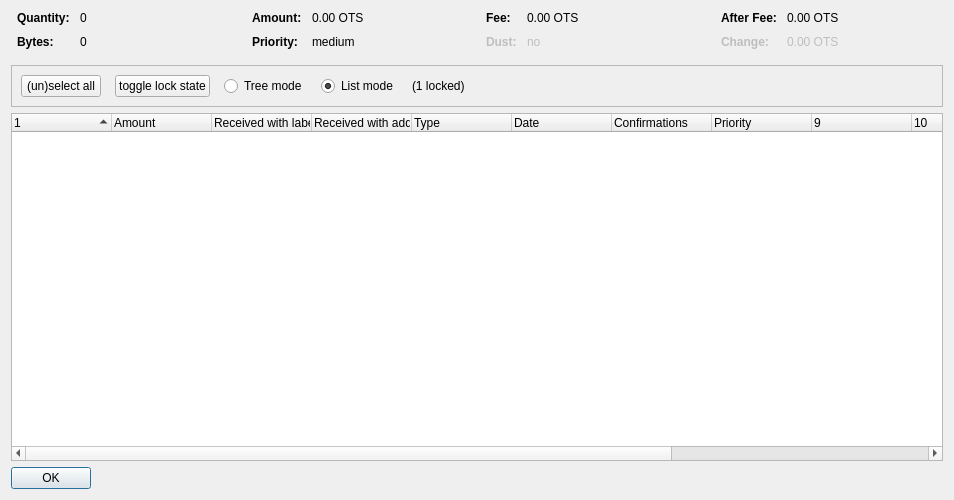
<?xml version="1.0" encoding="UTF-8"?>
<ui version="4.0">
 <class>CoinControlDialog</class>
 <widget class="QDialog" name="CoinControlDialog">
  <property name="geometry">
   <rect>
    <x>0</x>
    <y>0</y>
    <width>954</width>
    <height>500</height>
   </rect>
  </property>
  <property name="windowTitle">
   <string>Coin Selection</string>
  </property>
  <layout class="QVBoxLayout" name="verticalLayout">
   <item>
    <layout class="QHBoxLayout" name="horizontalLayoutTop" stretch="0,0,0,0">
     <property name="topMargin">
      <number>0</number>
     </property>
     <property name="bottomMargin">
      <number>10</number>
     </property>
     <item>
      <layout class="QFormLayout" name="formLayoutCoinControl1">
       <property name="horizontalSpacing">
        <number>10</number>
       </property>
       <property name="verticalSpacing">
        <number>10</number>
       </property>
       <property name="leftMargin">
        <number>6</number>
       </property>
       <property name="rightMargin">
        <number>6</number>
       </property>
       <item row="0" column="0">
        <widget class="QLabel" name="labelCoinControlQuantityText">
         <property name="font">
          <font>
           <weight>75</weight>
           <bold>true</bold>
          </font>
         </property>
         <property name="text">
          <string>Quantity:</string>
         </property>
        </widget>
       </item>
       <item row="0" column="1">
        <widget class="QLabel" name="labelCoinControlQuantity">
         <property name="cursor">
          <cursorShape>IBeamCursor</cursorShape>
         </property>
         <property name="contextMenuPolicy">
          <enum>Qt::ActionsContextMenu</enum>
         </property>
         <property name="text">
          <string notr="true">0</string>
         </property>
         <property name="textInteractionFlags">
          <set>Qt::LinksAccessibleByMouse|Qt::TextSelectableByKeyboard|Qt::TextSelectableByMouse</set>
         </property>
        </widget>
       </item>
       <item row="1" column="0">
        <widget class="QLabel" name="labelCoinControlBytesText">
         <property name="font">
          <font>
           <weight>75</weight>
           <bold>true</bold>
          </font>
         </property>
         <property name="text">
          <string>Bytes:</string>
         </property>
        </widget>
       </item>
       <item row="1" column="1">
        <widget class="QLabel" name="labelCoinControlBytes">
         <property name="cursor">
          <cursorShape>IBeamCursor</cursorShape>
         </property>
         <property name="contextMenuPolicy">
          <enum>Qt::ActionsContextMenu</enum>
         </property>
         <property name="text">
          <string notr="true">0</string>
         </property>
         <property name="textInteractionFlags">
          <set>Qt::LinksAccessibleByMouse|Qt::TextSelectableByKeyboard|Qt::TextSelectableByMouse</set>
         </property>
        </widget>
       </item>
      </layout>
     </item>
     <item>
      <layout class="QFormLayout" name="formLayoutCoinControl2">
       <property name="horizontalSpacing">
        <number>10</number>
       </property>
       <property name="verticalSpacing">
        <number>10</number>
       </property>
       <property name="leftMargin">
        <number>6</number>
       </property>
       <property name="rightMargin">
        <number>6</number>
       </property>
       <item row="0" column="0">
        <widget class="QLabel" name="labelCoinControlAmountText">
         <property name="font">
          <font>
           <weight>75</weight>
           <bold>true</bold>
          </font>
         </property>
         <property name="text">
          <string>Amount:</string>
         </property>
        </widget>
       </item>
       <item row="0" column="1">
        <widget class="QLabel" name="labelCoinControlAmount">
         <property name="cursor">
          <cursorShape>IBeamCursor</cursorShape>
         </property>
         <property name="contextMenuPolicy">
          <enum>Qt::ActionsContextMenu</enum>
         </property>
         <property name="text">
          <string notr="true">0.00 OTS</string>
         </property>
         <property name="textInteractionFlags">
          <set>Qt::LinksAccessibleByMouse|Qt::TextSelectableByKeyboard|Qt::TextSelectableByMouse</set>
         </property>
        </widget>
       </item>
       <item row="1" column="0">
        <widget class="QLabel" name="labelCoinControlPriorityText">
         <property name="font">
          <font>
           <weight>75</weight>
           <bold>true</bold>
          </font>
         </property>
         <property name="text">
          <string>Priority:</string>
         </property>
        </widget>
       </item>
       <item row="1" column="1">
        <widget class="QLabel" name="labelCoinControlPriority">
         <property name="cursor">
          <cursorShape>IBeamCursor</cursorShape>
         </property>
         <property name="contextMenuPolicy">
          <enum>Qt::ActionsContextMenu</enum>
         </property>
         <property name="text">
          <string>medium</string>
         </property>
         <property name="textInteractionFlags">
          <set>Qt::LinksAccessibleByMouse|Qt::TextSelectableByKeyboard|Qt::TextSelectableByMouse</set>
         </property>
        </widget>
       </item>
      </layout>
     </item>
     <item>
      <layout class="QFormLayout" name="formLayoutCoinControl3">
       <property name="horizontalSpacing">
        <number>10</number>
       </property>
       <property name="verticalSpacing">
        <number>10</number>
       </property>
       <property name="leftMargin">
        <number>6</number>
       </property>
       <property name="rightMargin">
        <number>6</number>
       </property>
       <item row="0" column="0">
        <widget class="QLabel" name="labelCoinControlFeeText">
         <property name="font">
          <font>
           <weight>75</weight>
           <bold>true</bold>
          </font>
         </property>
         <property name="text">
          <string>Fee:</string>
         </property>
        </widget>
       </item>
       <item row="0" column="1">
        <widget class="QLabel" name="labelCoinControlFee">
         <property name="cursor">
          <cursorShape>IBeamCursor</cursorShape>
         </property>
         <property name="contextMenuPolicy">
          <enum>Qt::ActionsContextMenu</enum>
         </property>
         <property name="text">
          <string notr="true">0.00 OTS</string>
         </property>
         <property name="textInteractionFlags">
          <set>Qt::LinksAccessibleByMouse|Qt::TextSelectableByKeyboard|Qt::TextSelectableByMouse</set>
         </property>
        </widget>
       </item>
       <item row="1" column="0">
        <widget class="QLabel" name="labelCoinControlLowOutputText">
         <property name="enabled">
          <bool>false</bool>
         </property>
         <property name="font">
          <font>
           <weight>75</weight>
           <bold>true</bold>
          </font>
         </property>
         <property name="text">
          <string>Dust:</string>
         </property>
        </widget>
       </item>
       <item row="1" column="1">
        <widget class="QLabel" name="labelCoinControlLowOutput">
         <property name="enabled">
          <bool>false</bool>
         </property>
         <property name="cursor">
          <cursorShape>IBeamCursor</cursorShape>
         </property>
         <property name="contextMenuPolicy">
          <enum>Qt::ActionsContextMenu</enum>
         </property>
         <property name="text">
          <string>no</string>
         </property>
         <property name="textInteractionFlags">
          <set>Qt::LinksAccessibleByMouse|Qt::TextSelectableByKeyboard|Qt::TextSelectableByMouse</set>
         </property>
        </widget>
       </item>
      </layout>
     </item>
     <item>
      <layout class="QFormLayout" name="formLayoutCoinControl4">
       <property name="horizontalSpacing">
        <number>10</number>
       </property>
       <property name="verticalSpacing">
        <number>10</number>
       </property>
       <property name="leftMargin">
        <number>6</number>
       </property>
       <property name="rightMargin">
        <number>6</number>
       </property>
       <item row="0" column="0">
        <widget class="QLabel" name="labelCoinControlAfterFeeText">
         <property name="font">
          <font>
           <weight>75</weight>
           <bold>true</bold>
          </font>
         </property>
         <property name="text">
          <string>After Fee:</string>
         </property>
        </widget>
       </item>
       <item row="0" column="1">
        <widget class="QLabel" name="labelCoinControlAfterFee">
         <property name="cursor">
          <cursorShape>IBeamCursor</cursorShape>
         </property>
         <property name="contextMenuPolicy">
          <enum>Qt::ActionsContextMenu</enum>
         </property>
         <property name="text">
          <string notr="true">0.00 OTS</string>
         </property>
         <property name="textInteractionFlags">
          <set>Qt::LinksAccessibleByMouse|Qt::TextSelectableByKeyboard|Qt::TextSelectableByMouse</set>
         </property>
        </widget>
       </item>
       <item row="1" column="0">
        <widget class="QLabel" name="labelCoinControlChangeText">
         <property name="enabled">
          <bool>false</bool>
         </property>
         <property name="font">
          <font>
           <weight>75</weight>
           <bold>true</bold>
          </font>
         </property>
         <property name="text">
          <string>Change:</string>
         </property>
        </widget>
       </item>
       <item row="1" column="1">
        <widget class="QLabel" name="labelCoinControlChange">
         <property name="enabled">
          <bool>false</bool>
         </property>
         <property name="cursor">
          <cursorShape>IBeamCursor</cursorShape>
         </property>
         <property name="contextMenuPolicy">
          <enum>Qt::ActionsContextMenu</enum>
         </property>
         <property name="text">
          <string notr="true">0.00 OTS</string>
         </property>
         <property name="textInteractionFlags">
          <set>Qt::LinksAccessibleByMouse|Qt::TextSelectableByKeyboard|Qt::TextSelectableByMouse</set>
         </property>
        </widget>
       </item>
      </layout>
     </item>
    </layout>
   </item>
   <item>
    <widget class="QFrame" name="frame">
     <property name="minimumSize">
      <size>
       <width>0</width>
       <height>40</height>
      </size>
     </property>
     <property name="frameShape">
      <enum>QFrame::StyledPanel</enum>
     </property>
     <property name="frameShadow">
      <enum>QFrame::Sunken</enum>
     </property>
     <layout class="QHBoxLayout" name="horizontalLayout">
      <item>
       <layout class="QHBoxLayout" name="horizontalLayoutPanel" stretch="0,0,0,0,0,0">
        <property name="spacing">
         <number>14</number>
        </property>
        <item>
         <widget class="QPushButton" name="pushButtonSelectAll">
          <property name="sizePolicy">
           <sizepolicy hsizetype="Maximum" vsizetype="Fixed">
            <horstretch>0</horstretch>
            <verstretch>0</verstretch>
           </sizepolicy>
          </property>
          <property name="text">
           <string>(un)select all</string>
          </property>
          <property name="autoDefault">
           <bool>false</bool>
          </property>
         </widget>
        </item>
        <item>
         <widget class="QPushButton" name="pushButtonToggleLock">
          <property name="sizePolicy">
           <sizepolicy hsizetype="Maximum" vsizetype="Fixed">
            <horstretch>0</horstretch>
            <verstretch>0</verstretch>
           </sizepolicy>
          </property>
          <property name="text">
           <string>toggle lock state</string>
          </property>
          <property name="autoDefault">
           <bool>false</bool>
          </property>
         </widget>
        </item>
        <item>
         <widget class="QRadioButton" name="radioTreeMode">
          <property name="sizePolicy">
           <sizepolicy hsizetype="Maximum" vsizetype="Fixed">
            <horstretch>0</horstretch>
            <verstretch>0</verstretch>
           </sizepolicy>
          </property>
          <property name="text">
           <string>Tree mode</string>
          </property>
         </widget>
        </item>
        <item>
         <widget class="QRadioButton" name="radioListMode">
          <property name="sizePolicy">
           <sizepolicy hsizetype="Maximum" vsizetype="Fixed">
            <horstretch>0</horstretch>
            <verstretch>0</verstretch>
           </sizepolicy>
          </property>
          <property name="text">
           <string>List mode</string>
          </property>
          <property name="checked">
           <bool>true</bool>
          </property>
         </widget>
        </item>
        <item>
         <widget class="QLabel" name="labelLocked">
          <property name="text">
           <string>(1 locked)</string>
          </property>
         </widget>
        </item>
        <item>
         <spacer name="horizontalSpacer">
          <property name="orientation">
           <enum>Qt::Horizontal</enum>
          </property>
          <property name="sizeHint" stdset="0">
           <size>
            <width>40</width>
            <height>20</height>
           </size>
          </property>
         </spacer>
        </item>
       </layout>
      </item>
     </layout>
    </widget>
   </item>
   <item>
    <widget class="CoinControlTreeWidget" name="treeWidget">
     <property name="contextMenuPolicy">
      <enum>Qt::CustomContextMenu</enum>
     </property>
     <property name="sortingEnabled">
      <bool>false</bool>
     </property>
     <property name="columnCount">
      <number>13</number>
     </property>
     <attribute name="headerShowSortIndicator" stdset="0">
      <bool>true</bool>
     </attribute>
     <attribute name="headerStretchLastSection">
      <bool>false</bool>
     </attribute>
     <column>
      <property name="text">
       <string/>
      </property>
     </column>
     <column>
      <property name="text">
       <string>Amount</string>
      </property>
     </column>
     <column>
      <property name="text">
       <string>Received with label</string>
      </property>
     </column>
     <column>
      <property name="text">
       <string>Received with address</string>
      </property>
     </column>
     <column>
      <property name="text">
	<string>Type</string>
      </property>
     </column>
     <column>
      <property name="text">	 
       <string>Date</string>
      </property>
     </column>
     <column>
      <property name="text">
       <string>Confirmations</string>
      </property>
      <property name="toolTip">
       <string>Confirmed</string>
      </property>
     </column>
     <column>
      <property name="text">
       <string>Priority</string>
      </property>
     </column>
     <column>
      <property name="text">
       <string/>
      </property>
     </column>
     <column>
      <property name="text">
       <string/>
      </property>
     </column>
     <column>
      <property name="text">
       <string/>
      </property>
     </column>
     <column>
      <property name="text">
       <string/>
      </property>
     </column>
     <column>
      <property name="text">
       <string/>
      </property>
     </column>
    </widget>
   </item>
   <item>
    <widget class="QDialogButtonBox" name="buttonBox">
     <property name="sizePolicy">
      <sizepolicy hsizetype="Maximum" vsizetype="Fixed">
       <horstretch>0</horstretch>
       <verstretch>0</verstretch>
      </sizepolicy>
     </property>
     <property name="orientation">
      <enum>Qt::Horizontal</enum>
     </property>
     <property name="standardButtons">
      <set>QDialogButtonBox::Ok</set>
     </property>
    </widget>
   </item>
  </layout>
 </widget>
 <customwidgets>
  <customwidget>
   <class>CoinControlTreeWidget</class>
   <extends>QTreeWidget</extends>
   <header>coincontroltreewidget.h</header>
  </customwidget>
 </customwidgets>
 <resources/>
 <connections/>
</ui>
